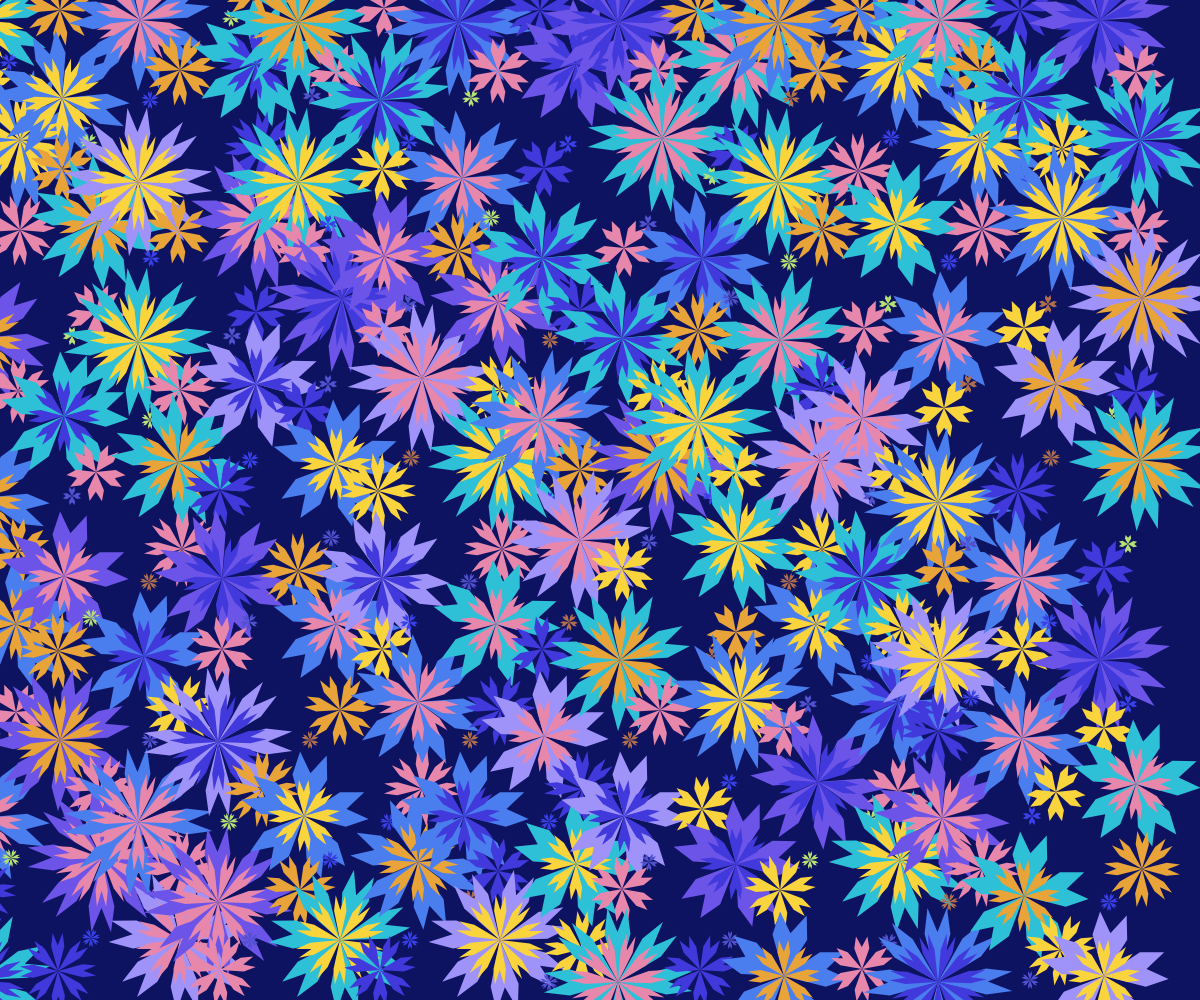
Frame 1 (no input)
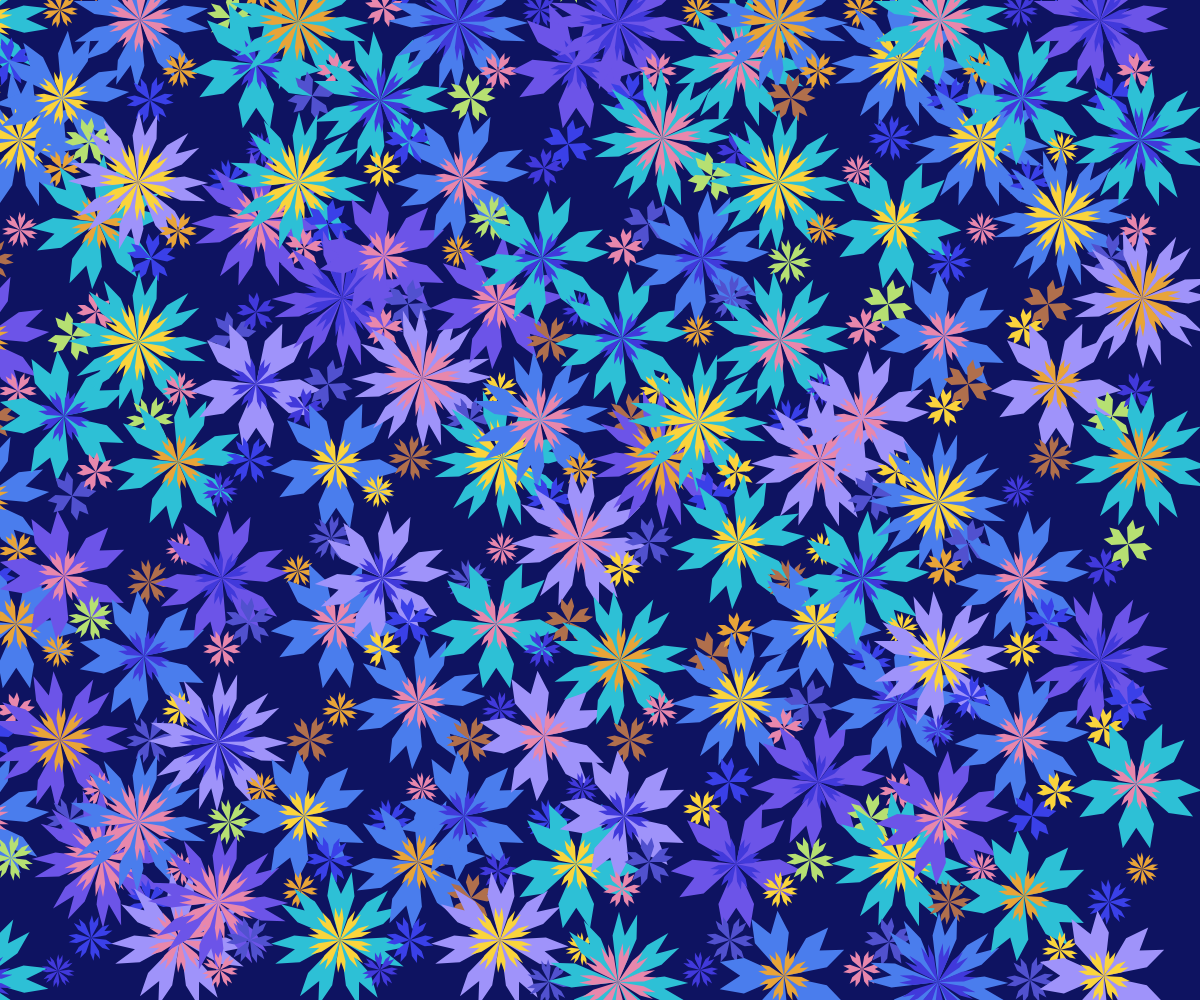
Frame 60 (no input)
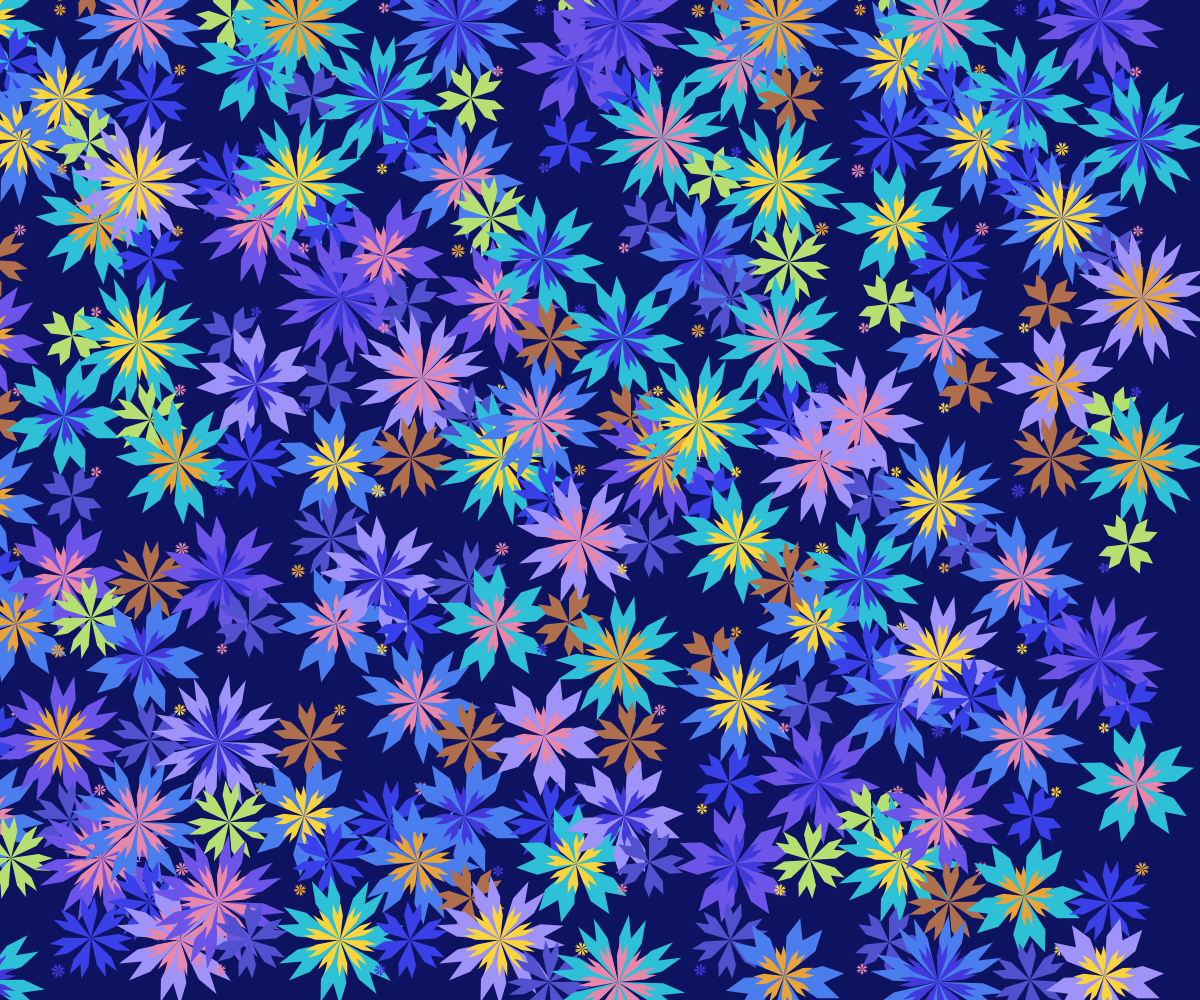
Frame 120 (the mouse pressed at the canvas centre since frame 60)

The p5.js sketch that drew these frames (run headless with seeded random() and noise() and a simulated clock; from frame 60 on, the mouse is pressed at the canvas centre):

// p5.js sketch
// ── sketch.js

let x = 0;
let speed = 5;
let length = 10;
let flowerDetails = [];
//define all the colors I will use




function setup() {
  let color1 = '#4a7ded';
  let color2 = '#6c54e8';
  let color3 = '#2dc0d6';
  let color4 = '#4139db';// dark blue
  let color5 = '#fad43c';// yellow
  let color6 = '#e8a438';// dark yellow 
  let color7 = '#5151cf';
  let color8 = '#3a40e8';
  let color9 = '#b6e072';
  let color10 = '#9f93fa';
  let color11 = '#e887ac';
  let color12 = '#b06f4c';
  


  createCanvas(windowWidth, windowHeight);
  angleMode(DEGREES); 
  frameRate(30);
  for (let a = 0; a < windowWidth; a += 8 * length) {
    for (let b = 0; b < windowHeight; b += 8 * length) {
      let num = floor(random(8, 12));
      let d = a / 8 / length % 2 + 1;
      let e = b / length / 8 % 2 + 1;
      let direction = random([-1, 1])
      let chosenc1 = random([color1,color2,color3,color10])
      let chosenc2 = random([color4,color5,color6,color11])
      let chosenc3 = random([color7,color8,color9,color12])
      flowerDetails.push({ a, b, num, d, e, direction,chosenc1,chosenc2,chosenc3});
    }
  }
}


function draw() {
  let deltaX = speed * deltaTime / 1000;

  background('#0e1361');
  // use the function to draw a flower
  function flower(color,x,y,length,angle,n){
    push();
    noStroke();
    // stroke(color2);
    // strokeWeight(1);
    fill(color);

    translate(x, y);
    rotate(angle);
    // draw the single petal and stamen,and use for-loop to create the whole flower.
    // I try to make stamens move with mouse be it seems stiff and I don't kown how to improve it.
    for(let a = 0;a < 360 ;a += 360/n){
      push();
      rotate(a);
      beginShape();
      vertex(0, 0);
      vertex(length*Math.sin(120/n* (Math.PI / 180)),length*Math.cos(120/n* (Math.PI / 180)));
      vertex(1.5*length*Math.sin(60/n* (Math.PI / 180)),1.5*length*Math.cos(60/n* (Math.PI / 180))); 
      vertex(0,length );
      vertex(-1.5*length*Math.sin(60/n* (Math.PI / 180)),1.5*length*Math.cos(60/n* (Math.PI / 180)));
      vertex(-length*Math.sin(120/n* (Math.PI / 180)),length*Math.cos(120/n* (Math.PI / 180)));
      vertex(0, 0);
      endShape();
      // fill(color2);
      // triangle(0,0,1.25*length*Math.cos(360 / n),1.25*length*Math.sin(360 / n),0.8*length*Math.cos(360 / 2*n),0.8*length*Math.sin(360 / 2*n));
      // triangle(0,0,1.25*length*Math.cos(360 / n),-1.25*length*Math.sin(360 / n),0.8*length*Math.cos(360 / 2*n),-0.8*length*Math.sin(360 / 2*n));
      // stroke(color2);
      // strokeWeight(0.75);
      // line(0,0,-1.5*length+(mouseX-windowWidth/2)/windowWidth*2*length,1.5*length+(mouseY-windowHeight/2)/windowHeight*2*length);
      // ellipse(-1.5*length+(mouseX-windowWidth/2)/windowWidth*2*length,1.5*length+(mouseY-windowHeight/2)/windowHeight*2*length, length/3);
      // stroke(color1);
      // fill(color1);

      pop();
    }
    pop();
  }

  x += deltaX;

  // draw flower grids
  for (let i = 0; i < flowerDetails.length; i++) {
    let { a, b, num, d, e,direction,chosenc1,chosenc2,chosenc3} = flowerDetails[i];

    if ((e + d) % 2 === 1) {
      flower(chosenc3,  a-num*direction, b+2*num*direction, 6+num + Math.sin((x - num)/ 6)*num, -x *num/3*direction, num-4);
      flower(chosenc2,  a+2*num*direction, b-num*direction, 4+num + Math.sin((x + num)/ 6)*num, x *num/3*direction, num-3);
    } else {
      flower(chosenc1, a+2*num*direction, b-2*num*direction, 30+num + Math.abs(Math.sin((x + num/2)/ 6))*num-mouseY*num/windowHeight, x *num/3*direction + 45, num-3);
      flower(chosenc2,  a+2*num*direction, b-2*num*direction, 10+0.1*num*num + Math.abs(Math.sin((x + num)/ 6))*num-mouseX*num/windowWidth, x *num/3*direction, num);
    }
  }
}

 function mouseClicked(){
  setup()
 }
      
  
  // flower('black', 'white', windowWidth / 2, windowHeight / 2, 10, x);
